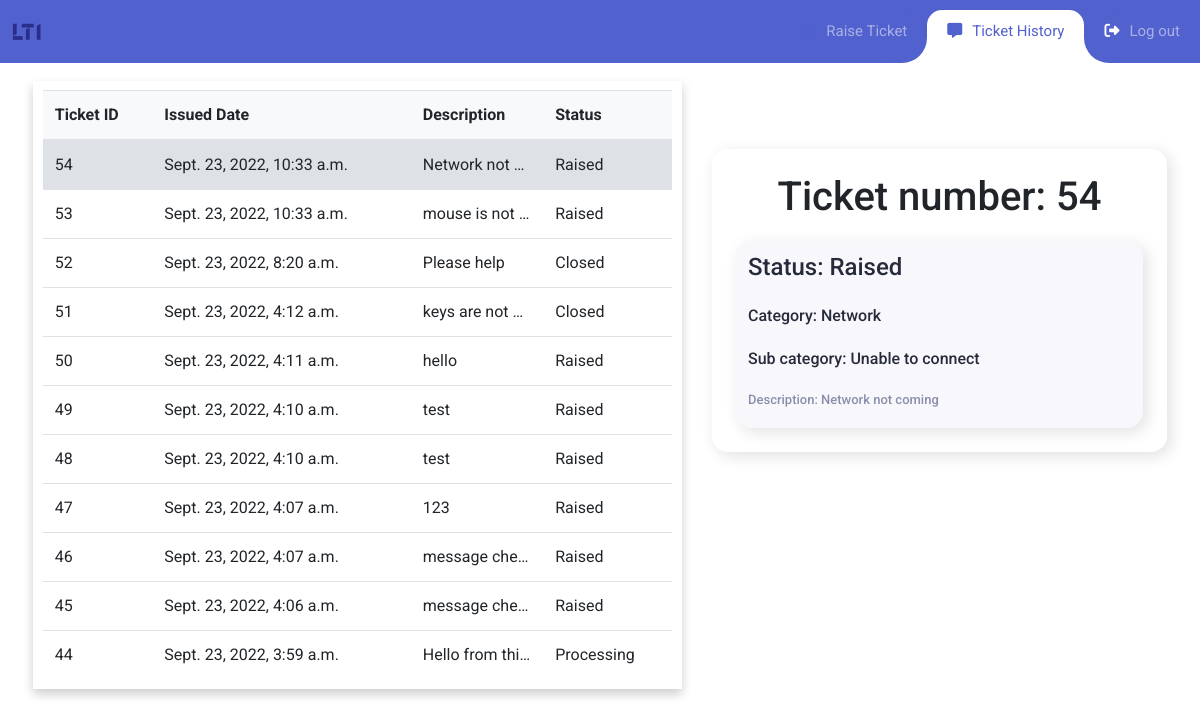
The app's page /history/1 (signed in) with its own data.
### Tickets/models.py (models this page shows, shortened)
class Ticket(models.Model):
    ticket_status = [
    ('raised', 'raised'),
    ('processing', 'processing'),
    ('closed', 'closed'),
]
    user_id = models.ForeignKey(Profile,related_name='user',on_delete=models.CASCADE)
    status = models.CharField(max_length=100,choices=ticket_status)
    category = models.CharField(max_length=100) # in case future error arises convert it to char field
    subCategory = models.CharField(max_length=100)
    description = models.TextField()
    issue_date = models.DateTimeField(auto_now_add=True)

### Employee/views.py (the view)
# urls.py: path('history/<int:id>',views.user_history.as_view(),name ='history'),
class user_history(APIView):
    renderer_classes = [TemplateHTMLRenderer]
    template_name = 'history.html'
    def get(self, request, id):
        if 'user_id' not in request.session:
            return redirect('/')
        else:
            queryset = Ticket.objects.all().filter(user_id=id).values()[::-1]
            return render(request,"history.html",{'list': queryset, 'id':id})

### Employee/templates/history.html (shortened to what this page needs)
{% load static %}
<!DOCTYPE html>
<html lang="en">
  <head>
    <link rel="stylesheet" href="{% static 'history/fonts/icomoon/style.css' %}" />
    <link
      rel="stylesheet"
      href="https://cdnjs.cloudflare.com/ajax/libs/font-awesome/6.2.0/css/all.min.css"
    />
    <link rel="stylesheet" href="{% static 'history/css/bootstrap.min.css' %}" />
    <link rel="stylesheet" href="{% static 'history/css/history_styles.css' %}" />
  </head>
  <body onload="ticketLoader()">
      <nav class="navbar navbar-expand-custom navbar-mainbg">
          <a class="navbar-brand navbar-logo" href="#">
              <img src="{% static 'history/images/lti.svg' %}" alt="LTI logo" width="10%" />
          </a>
          <div class="collapse navbar-collapse" id="navbarSupportedContent">
              <ul class="navbar-nav ml-auto">
                  <div class="hori-selector">
                      <div class="left"></div>
                      <div class="right"></div>
                  </div>
                  <li class="nav-item">
                      <a class="nav-link" href="{% url 'employee:raiseReq' id %}"><i class="fa-sharp fa-solid fa-chart-line" style="color:#5161ce"></i>Raise Ticket</a>
                  </li>
                  <li class="nav-item active">
                      <a class="nav-link" href="{% url 'employee:history' id %}"><i class="fa-solid fa-message" style="color:#5161ce"></i>Ticket History</a>
                  </li>
                  <li class="nav-item">
                      <a class="nav-link" href="{% url 'employee:reset' %}"><i class="fa-solid fa-right-from-bracket"></i>Log out</a>
                  </li>
              </ul>
          </div>
      </nav>
      <div class="container">
        <div class="row">
            <div class="col-md-12 col-lg-7">
                <div class="container" style="box-shadow: 0px 5px 10px 0px rgba(0, 0, 0, 0.2);">
                    <div class="shadow-4 rounded-5 overflow-hidden">
                        <table class="table align-middle mb-0 bg-white">
                            <thead class="bg-light" id="head">
                                    <th>Ticket ID</th>
                                    <th>Issued Date</th>
                                    <th>Description</th>
                                    <th>Status</th>
                              </thead>
                            <tbody>
                                {% for r in list %}
                                  <tr class="" onclick="myFunc(this)">
                                  <td>{{r.id}}</td>
                                  <td>{{r.issue_date}}</td>
                                  <td style=
                                  "max-width:100px ;
                                    white-space: nowrap;
                                    overflow: hidden;
                                    text-overflow: ellipsis">{{r.description}}</td>
                                  <td style="text-transform: Capitalize ;">{{r.status}}</td>
                                  </tr>
                                  {% endfor %}
                              </tbody>
                          </table>
                      </div>
                </div>
            </div>
            <div class="col-md-12 col-lg-5">
                <div class="drop">
                    <div class="drop__container">
                      <header>
                        <h1>Ticket number: <span id="selected-ticket"></span></h1>
                      </header>
                      <div class="drop__list" id="drop-items">
                        <div id="drop__card">
                        <div class="drop__card">
                          <div class="drop__data">
                            <div>
                              <h1 class="drop__name">Status: <span id="ticket-status"></span></h1>
                              <br>
                              <h1 class="drop__category">Category: <span id="ticket-category"></span></h1>
                              <br>
                              <h1 class="drop__subcategory">Sub category: <span id="ticket-subcategory"></span></h1>
                              <br>
                              <h3 class="drop__description">Description: <span id="ticket-description" style="word-break: break-all;""></span></h1>
                            </div>
                          </div>
                        </div>
                      </div>
                    </div>
                  </div>
            </div>
        </div>
      </div>
  </body>
</html>

### Employee/static/history/css/history_styles.css (style rules this page uses)
body { font-family: "Roboto", sans-serif; margin: 0; padding: 0; }
* { margin: 0; padding: 0; }
i { margin-right: 10px; }
.container { margin: 0px !important; padding: 1.5%; max-width: 100%; }
.row { margin: 0; padding: 0; }
.navbar-logo { color: #fff; padding-left: 1%; }
.navbar-mainbg { background-color: #5161ce; padding: 0; }
#navbarSupportedContent { overflow: hidden; position: relative; }
#navbarSupportedContent ul { padding: 0px; margin: 0px; }
#navbarSupportedContent ul li a i { margin-right: 10px; }
#navbarSupportedContent li { list-style-type: none; float: left; }
#navbarSupportedContent ul li a { color: rgba(255, 255, 255, 0.5); text-decoration: none; font-size: 15px; display: block; padding: 20px 20px; transition-duration: 0.1s; position: relative; }
#navbarSupportedContent > ul > li.active > a { color: #5161ce; background-color: transparent; transition: all 0.1s; }
.hori-selector { display: inline-block; position: absolute; height: 100%; top: 0px; left: 0px; transition-duration: 0.s; background-color: #fff; border-top-left-radius: 15px; border-top-right-radius: 15px; margin-top: 10px; }
.hori-selector .right, .hori-selector .left { position: absolute; width: 25px; height: 25px; background-color: #fff; bottom: 10px; }
.hori-selector .right { right: -25px; }
.hori-selector .left { left: -25px; }
.hori-selector .right:before, .hori-selector .left:before { content: ""; position: absolute; width: 50px; height: 50px; border-radius: 50%; background-color: #5161ce; }
.hori-selector .right:before { bottom: 0; right: -25px; }
.hori-selector .left:before { bottom: 0; left: -25px; }
@media (min-width: 992px) { .navbar-expand-custom { -ms-flex-flow: row nowrap; flex-flow: row nowrap; -ms-flex-pack: start; justify-content: flex-start; } }
@media (min-width: 992px) { .navbar-expand-custom .navbar-nav { -ms-flex-direction: row; flex-direction: row; } }
@media (min-width: 992px) { .navbar-expand-custom .navbar-collapse { display: -ms-flexbox !important; display: flex !important; -ms-flex-preferred-size: auto; flex-basis: auto; background-color: #5161ce; } }
i:not(i.fa-eye) { color:white; }
ul { list-style: hangul-consonant; text-align:left; margin-left: -10rem; }
header { display: grid; justify-items: center; align-items: center; }
h1 { margin: 0; }
a { text-decoration: none; }
.drop { max-width: 100%; margin-top: 15%; display: grid; }
.drop__container { display: grid; row-gap: 1rem; padding: 1.5rem; box-shadow: 4px 4px 16px #e1e1e1; border-radius: 1rem; }
.drop__list { display: grid; row-gap: 1rem; }
.drop__data { margin-top: 0%; display: flex; width: 100%; align-items: center; }
#drop__card { margin-top: 1%; padding: 0.75rem 1.25rem 0.75rem 0.75rem; background-color: #f8f8fc; box-shadow: 4px 4px 16px #e1e1e1, -2px -2px 16px #fff; border-radius: 1rem; }
.drop__name { font-size: 1.5rem; color: #272a3a; font-weight: 500; }
.drop__category { font-size: 1rem; color: #272a3a; font-weight: 500; }
.drop__subcategory { font-size: 1rem; color: #272a3a; font-weight: 500; }
.drop__description { font-size: 0.813rem; color: #8a8eaa; }
.selected { background-color: #dee2e6 !important; }

### records on screen
Ticket: id "54", issue_date "Sept. 23, 2022, 10:33 a.m.", description "Network not…", status "Raised"
Ticket: id "53", issue_date "Sept. 23, 2022, 10:33 a.m.", description "mouse is not…", status "Raised"
Ticket: id "52", issue_date "Sept. 23, 2022, 8:20 a.m.", description "Please help", status "Closed"
Ticket: id "51", issue_date "Sept. 23, 2022, 4:12 a.m.", description "keys are not…", status "Closed"
Ticket: id "50", issue_date "Sept. 23, 2022, 4:11 a.m.", description "hello", status "Raised"
Ticket: id "49", issue_date "Sept. 23, 2022, 4:10 a.m.", description "test", status "Raised"
Ticket: id "48", issue_date "Sept. 23, 2022, 4:10 a.m.", description "test", status "Raised"
Ticket: id "47", issue_date "Sept. 23, 2022, 4:07 a.m.", description "123", status "Raised"
Ticket: id "46", issue_date "Sept. 23, 2022, 4:07 a.m.", description "message che…", status "Raised"
Ticket: id "45", issue_date "Sept. 23, 2022, 4:06 a.m.", description "message che…", status "Raised"
Ticket: id "44", issue_date "Sept. 23, 2022, 3:59 a.m.", description "Hello from thi…", status "Processing"
